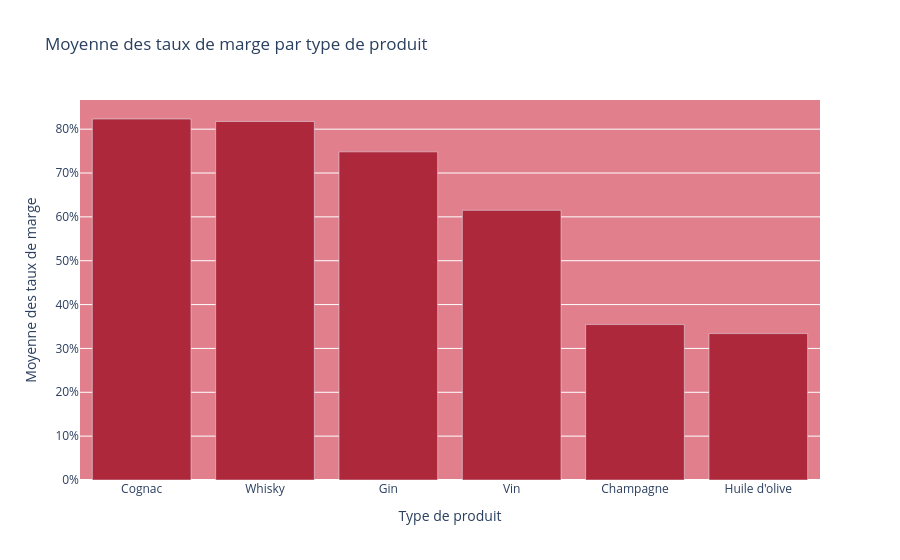

Notebook code for this chart:
### Markdown cell above
<div>
<p style="margin: auto; padding: 20px 20px 0px 20px; color: RGB(51,165,182);">
Les taux de marge par produit sont corrects, les prix et ventes sont bien gérés.
</p>
</div>

### Code cell
#Création d'un dataframe avec le taux de marge moyen par type de produit
df_erp_liaison_web_group_taux_marge_by_type_produit = df_erp_liaison_web.groupby("product_type")["taux_marge"].mean().reset_index(name="avg_taux_marge")
df_erp_liaison_web_group_taux_marge_by_type_produit = df_erp_liaison_web_group_taux_marge_by_type_produit.sort_values(by="avg_taux_marge", ascending= False)
print("Moyenne des taux de marge par type de produit")

display(df_erp_liaison_web_group_taux_marge_by_type_produit)

#Affichage dans un graphique du taux de marge par type de produit
fig = px.bar(data_frame = df_erp_liaison_web_group_taux_marge_by_type_produit, x="product_type", y="avg_taux_marge", title="Moyenne des taux de marge par type de produit",
       labels={"product_type":"Type de produit", "avg_taux_marge":"Moyenne des taux de marge"})
fig.update_traces(marker_color='#AD283B')
fig.update_layout(
    plot_bgcolor='#E17F8D',
     yaxis={"tickformat": ",.0%"}
)
fig.show()

### Figure 1 — Plotly figure (JSON) as saved in the notebook; plotly's stock layout.template omitted (floating-point values rounded to 4 significant figures)
{"data": [{"alignmentgroup": "True", "hovertemplate": "Type de produit=%{x}<br>Moyenne des taux de marge=%{y}<extra></extra>", "legendgroup": "", "marker": {"color": "#AD283B", "pattern": {"shape": ""}}, "name": "", "offsetgroup": "", "orientation": "v", "showlegend": false, "textposition": "auto", "type": "bar", "x": ["Cognac", "Whisky", "Gin", "Vin", "Champagne", "Huile d'olive"], "xaxis": "x", "y": [0.8232, 0.8174, 0.7483, 0.615, 0.3544, 0.3339], "yaxis": "y"}], "layout": {"barmode": "relative", "legend": {"tracegroupgap": 0}, "plot_bgcolor": "#E17F8D", "title": {"text": "Moyenne des taux de marge par type de produit"}, "xaxis": {"anchor": "y", "domain": [0, 1], "title": {"text": "Type de produit"}}, "yaxis": {"anchor": "x", "domain": [0, 1], "tickformat": ",.0%", "title": {"text": "Moyenne des taux de marge"}}}}
